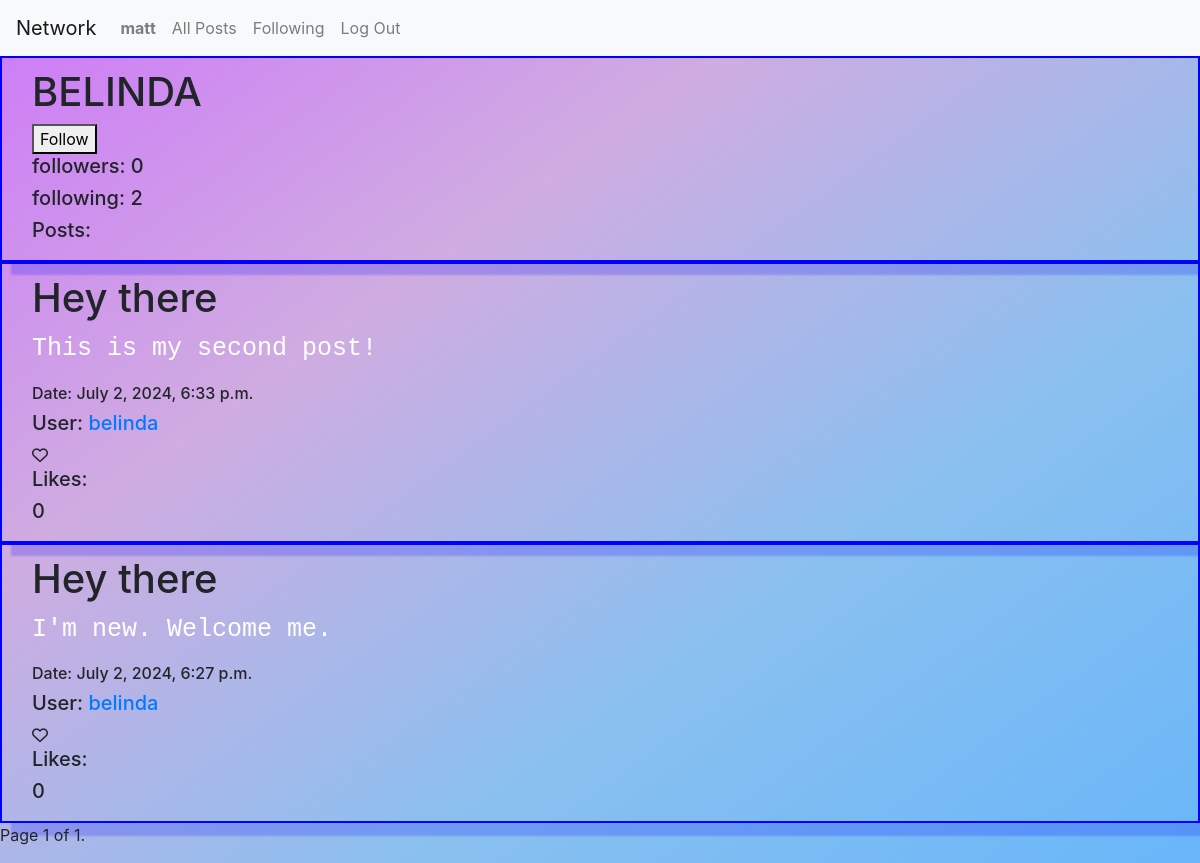
Screenshot of /profile/3 (signed in) with the database file from the repository.
### network/models.py (models this page shows)
class User(AbstractUser):
    pass

class Profile(models.Model):
    followers=models.ManyToManyField(User,related_name="follower", blank=True) #who is following them
    following=models.ManyToManyField(User,related_name="following", blank=True) #who they are following
    user=models.ForeignKey(User,related_name="profile_user", on_delete=models.CASCADE) #user id foreign key

class Posts(models.Model):
    post_title=models.CharField(max_length=20) #title
    post_text=models.TextField(max_length=330) #text
    likes=models.ManyToManyField(User,related_name="post_likes", blank=True) #likes, will be many users
    post_date=models.DateTimeField(auto_now_add=True) #date/time
    user=models.ForeignKey(User, related_name="post_author", on_delete=models.CASCADE) #user id foreign key

### network/views.py (the view, shortened to what this page needs)
# urls.py: path("profile/<int:user_id>", views.profile, name="profile"), # added profile page and users user_id
@login_required(login_url='login')  #requires user to be logged in to post and view forum
def profile(request, user_id):     # profile page
    viewer = request.user                 # gets logged in users info and profile
    viewer_profile = get_object_or_404(Profile, user=viewer)
    user = get_object_or_404(User, id=user_id) # gets user and profile of user clicked on
    profile = get_object_or_404(Profile, user=user)
    profile_followers= profile.followers.count()
    profile_following= profile.following.count()
    posts=Posts.objects.filter(user=user) # filter posts by user referenced by profile user above
    posts=posts.order_by("-post_date") # order posts by date
    for post in posts:                     # loop through all ordered posts and add a temporary attribute of the number of likes per post
        post.likes_counts=post.likes.count()
        post.likers=[user.id for user in post.likes.all()]
    p=Paginator(posts,10)            # paginating
    page_number=request.GET.get('page')
    page_obj=p.get_page(page_number)
    return render(request, "network/profile.html", {'viewer_profile':viewer_profile, 'profile':profile, 'page_obj':page_obj, 'profile_followers': profile_followers, 'profile_following': profile_following})   # renders profile.html of the user

### network/templates/network/profile.html (shortened to what this page needs)
{% extends "network/layout.html" %}
{% block body %}
<div class="post"><h1>
    {{profile.user| upper}}
</h1>
{% if viewer_profile.user != profile.user %}
<form name="form" method="post">
    {% if viewer_profile.user in profile.followers.all %}
        <button type="submit">Unfollow</button>
    {% else %}
        <button type="submit">Follow</button>
    {% endif %}
</form>
{% if profile_followers > 0 %}
<h5>followers: {{profile_followers}}</h5>
{% else %}
<h5>followers: 0</h5>
{% endif %}
{% if profile_following > 0 %}
<h5>following: {{profile_following}}</h5>
{% else %}
<h5>following: 0 </h5>
{% endif %}
<h5>Posts:</h5>
{% endif %}
</div>
{% for page in page_obj %}
<div class="post" data-post-id="{{page.id}}"><h1>{{page.post_title}}</h1>
    <p>{{page.post_text}}</p>
    <h6>Date: {{page.post_date}}</h6>
    <h5>User: <a href="{% url 'profile' page.user.id %}">{{ page.user.username }}</a></h5>
<div class="heartcontainer" data-user="{{request.user.id}}" data-post="{{page.id}}">
    {% if request.user.id in page.likers %}
    <i class="fa-solid fa-heart"></i>
{% else %}
    <i class="fa-regular fa-heart"></i>
{% endif %}
</div>
<h5>Likes:</h5>
<h5 id="likes-count-{{page.id}}">{{page.likes.count}}</h5>
</div class="endLine">
{% endfor %}
<nav aria-label="Page navigation">
    <ul class="pagination">
        {% if page_obj.paginator.num_pages > 0 %}
        <li>
        <span class="pagination">
            Page {{ page_obj.number }} of {{ page_obj.paginator.num_pages }}.
        </span>
        </li>
        {% else %}
        <H1> No pages to display</H1>
        {% endif %}
    </ul>
    </nav>
{% endblock %}

### network/templates/network/layout.html (shortened to what this page needs)
{% load static %}
<!DOCTYPE html>
<html lang="en">
    <head>
        <link rel="stylesheet" href="https://stackpath.bootstrapcdn.com/bootstrap/4.4.1/css/bootstrap.min.css">
        <link href="{% static 'network/styles.css' %}" rel="stylesheet">
    </head>
    <body>
        <nav class="navbar navbar-expand-lg navbar-light bg-light">
            <a class="navbar-brand" href="#">Network</a>
            <div>
              <ul class="navbar-nav mr-auto">
                {% if user.is_authenticated %}
                    <li class="nav-item">
                        <a class="nav-link" href="#"><strong>{{ user.username }}</strong></a>
                    </li>
                {% endif %}
                <li class="nav-item">
                  <a class="nav-link" href="{% url 'index' %}">All Posts</a>
                </li>
                {% if user.is_authenticated %}
                    <li class="nav-item">
                        <a class="nav-link" href="{% url 'following' user.id %}">Following</a>
                    </li>
                    <li class="nav-item">
                        <a class="nav-link" href="{% url 'logout' %}">Log Out</a>
                    </li>
                {% endif %}
              </ul>
            </div>
          </nav>
        <div class="body">
            {% block body %}
            {% endblock %}
        </div>
    </body>
</html>

### network/static/network/styles.css (style rules this page uses)
.post { align-content: center; align-self: flex-end; box-shadow: 12px 12px 2px 1px rgba(0, 0, 255, .2); border: 2px solid blue; padding-left: 30px; padding-bottom: 10px; padding-top: 10px; }
.post p { font-size: 25px; font-family: 'Courier New', Courier, monospace; color:rgb(255, 255, 255); }
body { background: linear-gradient(to bottom right, rgb(206, 121, 249), rgb(207, 172, 225), rgb(138, 192, 239), rgb(105, 182, 249)) }

### rows the page displays
User: username "matt"
Profile: user "BELINDA"
Posts: post_title "Hey there", post_text "This is my second post!", post_date "July 2, 2024, 6:33 p.m.", user.username "belinda", likes.count "0"
Posts: post_title "Hey there", post_text "I'm new. Welcome me.", post_date "July 2, 2024, 6:27 p.m.", user.username "belinda", likes.count "0"

### other values shown
{{ profile_following }} "2"
{{ page_obj.number }} "1"
{{ page_obj.paginator.num_pages }} "1"
